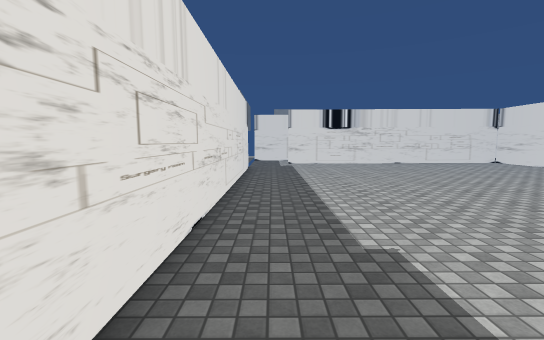
View 1 (above)

16 first-person views from a walk through a scene from a Unity 3-D project. The camera is 1.5 m above the floor, tilts 6° down and sees 90° across. Doors are open. The floor is counted in squares, 1 m on a side. Each view is taken from the middle of a square. On the plan, view 1 faces up. The plan holds only what a view shows up to about 14 squares ahead; the rest is blank. The place goes on beyond the plan. The player is left out. Some surface patterns are stand-ins.

View 2
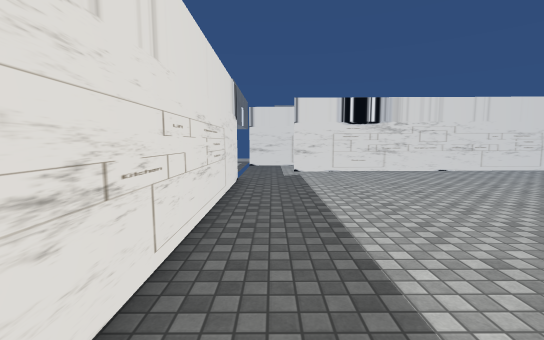

View 3
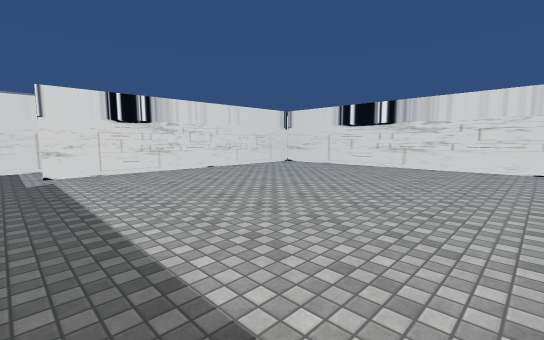

View 4
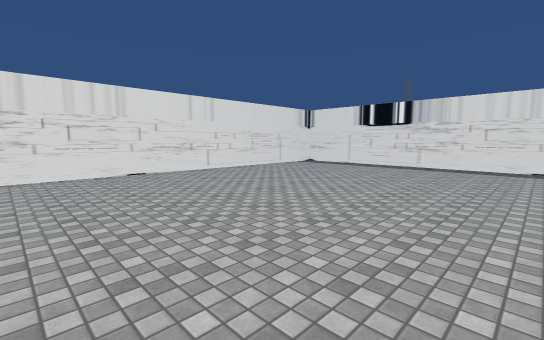

View 5
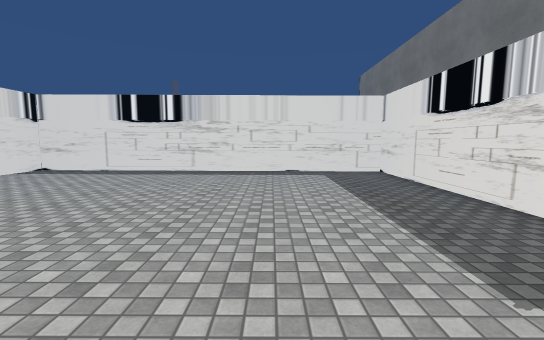

View 6
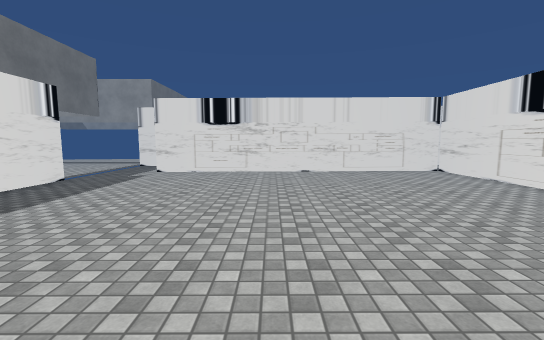

View 7
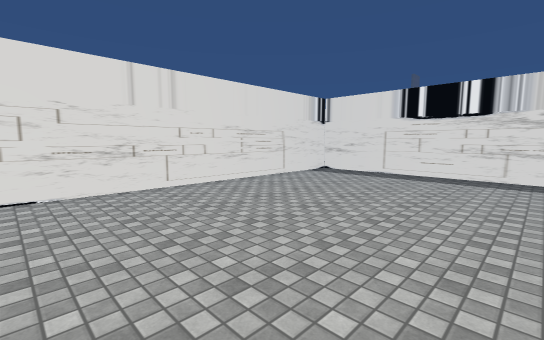

View 8
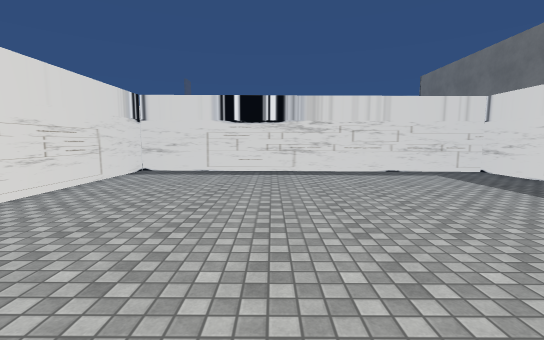

View 9
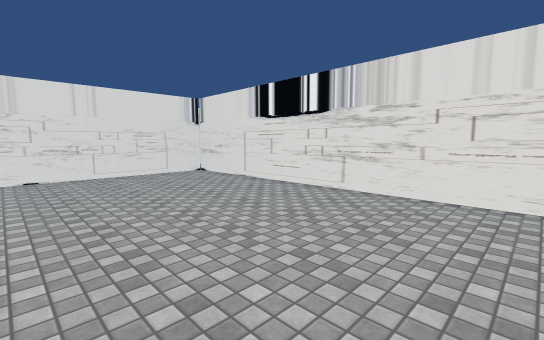

View 10
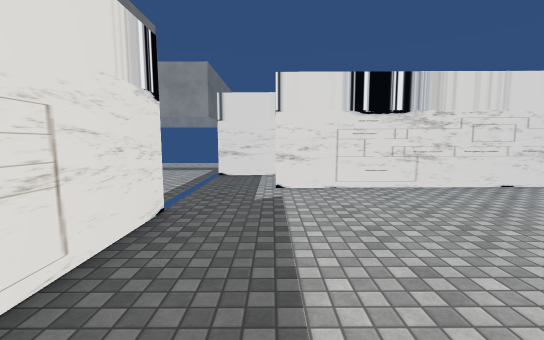

View 11
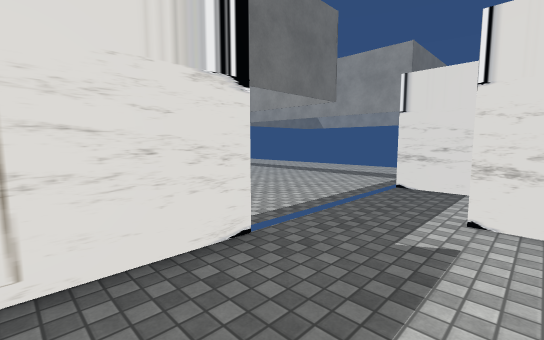

View 12
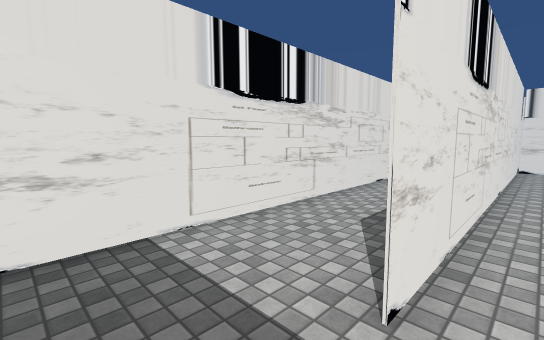

View 13
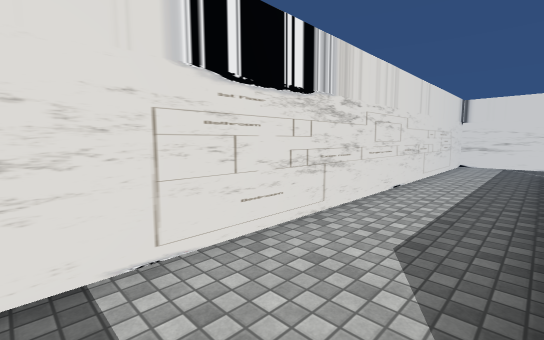

View 14
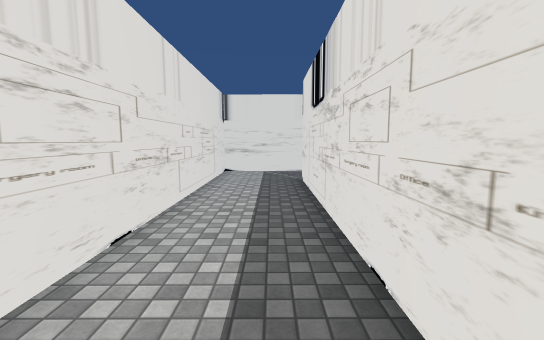

View 15
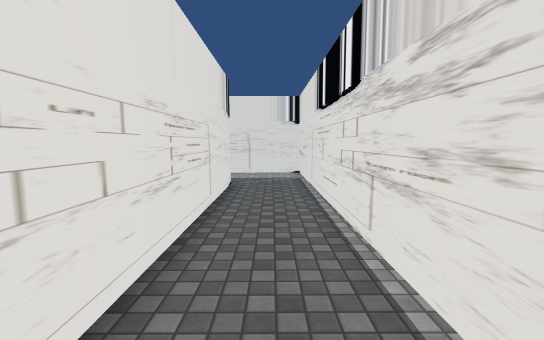

View 16
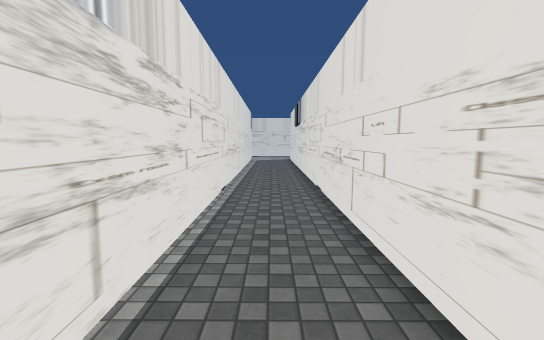

### Floor plan
Points are (right, up) in squares from view 1. A wall is a line through its corners. A room is listed if a view was taken in it or the views show most of it. See-through windows are left out.
Room 1 (views 1, 2, 3, 4, 5, 6, 7, 8, 9, 10, 11, 12, 13, 14, 16)
walls: (6, 18.8) (15.5, 18.8) (1, 18.8); (-1.4, 16) (-1.4, -7.5) (15.5, -7.5) (15.5, 18.8) (15.5, 10.6); (18.5, 10.6) (18.3, 22.3) (-1.5, 22.3)
ways out: opening at (17, 10) to room 2
Room 2 (view 15)
walls: (18.6, 1.1) (18.5, 10.6); (15.5, 10.6) (15.5, 0.9)
ways out: opening at (17, 10) to room 1

Positions as (right, up) in squares from view 1, and headings:
1: (0, 0), facing up
2: (0, 5), facing up
3: (0, 5), facing up-right
4: (3, 9), facing down-right
5: (4, 6), facing down
6: (7, 5), facing up
7: (7, 5), facing down-right
8: (9, 6), facing down
9: (8, 6), facing up-right
10: (1, 10), facing up
11: (2, 13), facing up-left
12: (-1, 18), facing up-right
13: (0, 19), facing up-right
14: (5, 20), facing right
15: (17, 9), facing up
16: (17, 15), facing down
